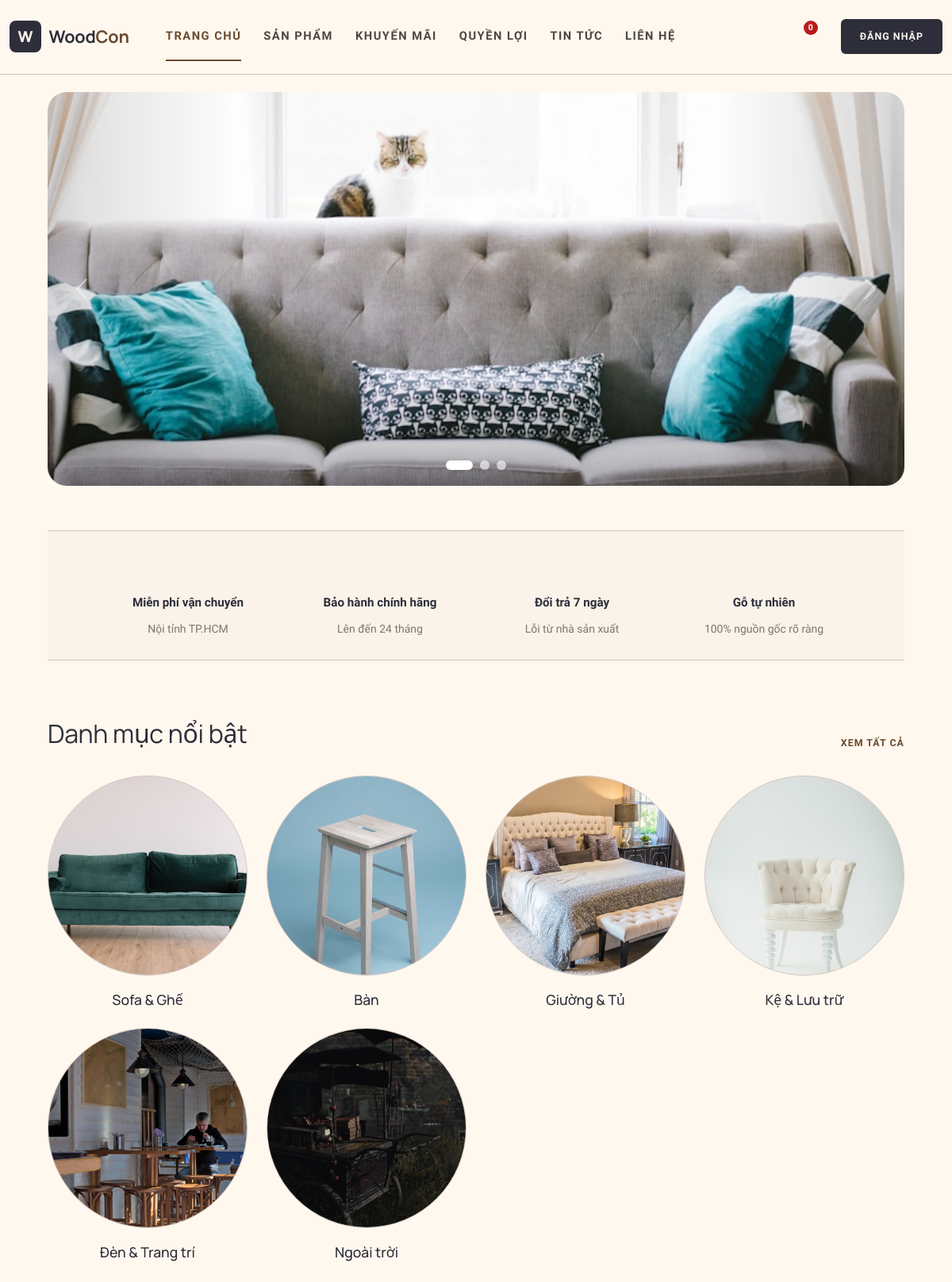
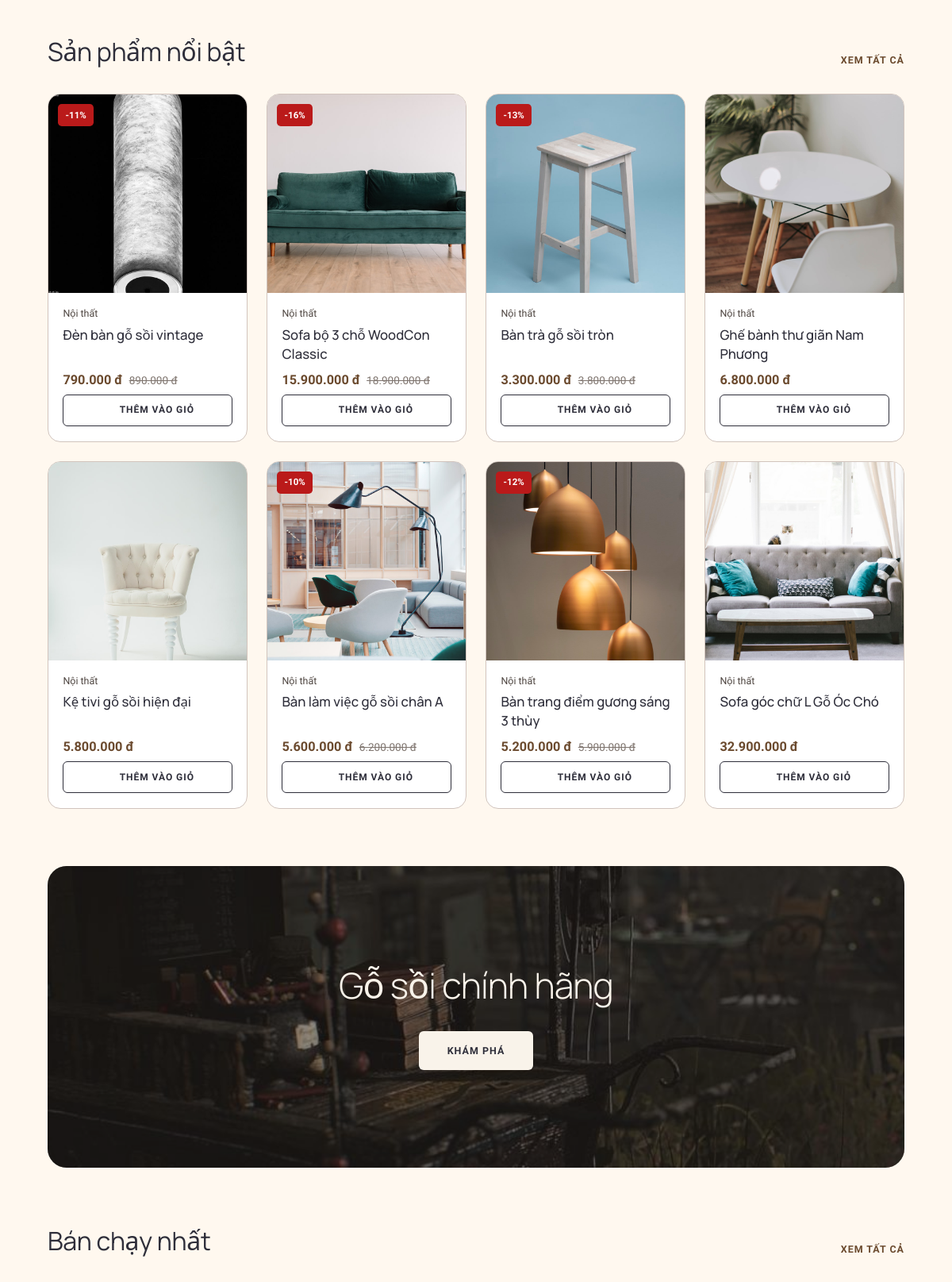
The page / (upper part) on the database its author committed (2 pictures, top to bottom).
### tables this page shows
CREATE TABLE `banners` (
  `id` int(10) UNSIGNED NOT NULL,
  `title` varchar(200) DEFAULT NULL,
  `position` enum('slider','banner','flash_sale') NOT NULL DEFAULT 'banner' COMMENT 'slider = slider chính, banner = banner trang trí, flash_sale = banner khuyến mãi',
  `image` varchar(255) NOT NULL,
  `link` varchar(255) DEFAULT NULL,
  `subtitle` varchar(255) DEFAULT NULL,
  `sort_order` int(11) NOT NULL DEFAULT 0,
  `interval_ms` int(10) UNSIGNED DEFAULT NULL COMMENT 'Tốc độ trượt (ms) - chỉ áp dụng cho position=slider',
  `status` tinyint(1) NOT NULL DEFAULT 1,
  `created_at` timestamp NULL DEFAULT current_timestamp()
);

CREATE TABLE `categories` (
  `id` int(10) UNSIGNED NOT NULL,
  `parent_id` int(10) UNSIGNED DEFAULT NULL,
  `name` varchar(150) NOT NULL,
  `slug` varchar(180) NOT NULL,
  `image` varchar(255) DEFAULT NULL,
  `description` text DEFAULT NULL,
  `sort_order` int(11) NOT NULL DEFAULT 0,
  `status` tinyint(1) NOT NULL DEFAULT 1,
  `ship_supports_type1` tinyint(1) NOT NULL DEFAULT 1,
  `ship_supports_type2` tinyint(1) NOT NULL DEFAULT 1,
  `install_fee` decimal(15,2) NOT NULL DEFAULT 0.00,
  `created_at` timestamp NULL DEFAULT current_timestamp(),
  `updated_at` timestamp NULL DEFAULT current_timestamp() ON UPDATE current_timestamp()
);

CREATE TABLE `products` (
  `id` int(10) UNSIGNED NOT NULL,
  `category_id` int(10) UNSIGNED NOT NULL,
  `brand_id` int(10) UNSIGNED DEFAULT NULL,
  `tax_rate_id` int(10) UNSIGNED DEFAULT NULL,
  `name` varchar(255) NOT NULL,
  `slug` varchar(190) NOT NULL,
  `sku` varchar(60) NOT NULL,
  `tu_khoa_tim_kiem` varchar(255) DEFAULT NULL COMMENT 'Chuẩn hoá không dấu để tìm kiếm tiếng Việt',
  `summary` varchar(500) DEFAULT NULL,
  `description` text DEFAULT NULL,
  `material` varchar(120) DEFAULT NULL COMMENT 'Chất liệu',
  `dimension` varchar(120) DEFAULT NULL COMMENT 'Kích thước tổng thể (cm)',
  `warranty_months` int(11) NOT NULL DEFAULT 12 COMMENT 'Số tháng bảo hành',
  `price` decimal(15,2) NOT NULL COMMENT 'Giá bán',
  `sale_price` decimal(15,2) DEFAULT NULL COMMENT 'Giá khuyến mãi',
  `cost` decimal(15,2) NOT NULL DEFAULT 0.00 COMMENT 'Giá vốn',
  `quantity` int(11) NOT NULL DEFAULT 0,
  `sold_count` int(11) NOT NULL DEFAULT 0,
  `weight_kg` decimal(6,2) NOT NULL DEFAULT 1.00,
  `dim_l` decimal(8,2) DEFAULT NULL COMMENT 'Dài cm (tính cước ship)',
  `dim_w` decimal(8,2) DEFAULT NULL COMMENT 'Rộng cm',
  `dim_h` decimal(8,2) DEFAULT NULL COMMENT 'Cao cm',
  `ship_supports_type1` tinyint(1) DEFAULT NULL COMMENT 'NULL theo danh mục, 1 có, 0 không',
  `ship_supports_type2` tinyint(1) DEFAULT NULL COMMENT 'NULL theo danh mục, 1 có, 0 không',
  `install_fee` decimal(15,2) NOT NULL DEFAULT 0.00 COMMENT 'Phí lắp đặt/sản phẩm',
  `cover_image` varchar(255) DEFAULT NULL,
  `video_url` varchar(255) DEFAULT NULL,
  `status` tinyint(1) NOT NULL DEFAULT 1,
  `is_featured` tinyint(1) NOT NULL DEFAULT 0,
  `is_new` tinyint(1) NOT NULL DEFAULT 0,
  `is_best_seller` tinyint(1) NOT NULL DEFAULT 0,
  `view_count` int(11) NOT NULL DEFAULT 0,
  `created_at` timestamp NULL DEFAULT current_timestamp(),
  `updated_at` timestamp NULL DEFAULT current_timestamp() ON UPDATE current_timestamp()
);

### controllers/BaseController.php (called while the page is built, shortened)
<?php
class BaseController
{
    protected function render(string $view, array $data = []): void
    {
        extract($data, EXTR_SKIP);
        require BASE_PATH . '/web/includes/header.php';
        require BASE_PATH . '/web/views/' . $view . '.php';
        require BASE_PATH . '/web/includes/footer.php';
        exit;
    }
}

### controllers/HomeController.php (called while the page is built, shortened)
<?php
class HomeController extends BaseController
{
    public function index(): void
    {
        $data = [
            'pageTitle'   => 'WoodCon - Nội thất gỗ cao cấp',
            'sliders'     => Banner::byPosition('slider'),
            'banners'     => Banner::byPosition('banner'),
            'flashSale'   => Banner::byPosition('flash_sale'),
            'featured'    => Product::featured(8),
            'bestSellers' => Product::bestSellers(8),
            'newest'      => Product::newest(8),
            'categories'  => Category::getTree(),
            'latestNews'  => News::latest(3),
        ];
        $this->render('home', $data);
    }
}

### config/db.php (called while the page is built, shortened)
<?php
class Database
{
    private static ?PDO $instance = null;
    public static function connect(): PDO
    {
        if (self::$instance === null) {
            $dsn = 'mysql:host=' . DB_HOST . ';dbname=' . DB_NAME . ';charset=utf8mb4';
            $options = [
                PDO::ATTR_ERRMODE            => PDO::ERRMODE_EXCEPTION,
                PDO::ATTR_DEFAULT_FETCH_MODE => PDO::FETCH_ASSOC,
                PDO::ATTR_EMULATE_PREPARES   => false,
                PDO::MYSQL_ATTR_INIT_COMMAND => "SET NAMES utf8mb4 COLLATE utf8mb4_unicode_ci, time_zone = '+07:00'",
            ];
            try {
                self::$instance = new PDO($dsn, DB_USER, DB_PASS, $options);
            } catch (PDOException $e) {
                http_response_code(500);
                die('Lỗi kết nối cơ sở dữ liệu. Vui lòng kiểm tra DB_* trong file .env và đã import file database/schema.sql.');
            }
        }
        return self::$instance;
    }
}

### models/Base.php (called while the page is built, shortened)
<?php
abstract class Base
{
    protected static string $table = '';
    protected static function db(): PDO
    {
        return Database::connect();
    }
    public static function where(
        string $condition,
        array $params = [],
        string $columns = '*',
        string $orderBy = 'id DESC',
        ?int $limit = null,
        ?int $offset = null
    ): array {
        $sql = "SELECT {$columns} FROM `" . static::$table . "` WHERE {$condition} ORDER BY {$orderBy}";
        if ($limit !== null) {
            $sql .= " LIMIT {$limit}";
        }
        $stmt = static::db()->prepare($sql);
        $stmt->execute($params);
        return $stmt->fetchAll();
    }
}

### models/Banner.php (called while the page is built, shortened)
<?php
class Banner extends Base
{
    public static function byPosition(string $position, int $limit = 8): array
    {
        return static::where(
            'position = ? AND status = 1',
            [$position],
            '*',
            'sort_order ASC, id ASC',
            $limit
        );
    }
}

### config/config.php (called while the page is built, shortened)
<?php
spl_autoload_register(function (string $class): void {
    $prefix = 'WoodCon\\';
    if (str_starts_with($class, $prefix)) {
        $name = str_replace($prefix, '', $class);
        if (str_starts_with($name, 'Controllers\\')) {
            $file = BASE_PATH . '/controllers/' . str_replace('\\', '/', substr($name, strlen('Controllers\\'))) . '.php';
        } else {
            $file = BASE_PATH . '/models/' . str_replace('\\', '/', $name) . '.php';
        }
    }
});
require_once __DIR__ . '/db.php';
require_once BASE_PATH . '/includes/functions.php';

### models/Category.php (called while the page is built, shortened)
<?php
class Category extends Base
{
    public static function getParents(): array
    {
        return static::where('parent_id IS NULL AND status = 1', [], '*', 'sort_order ASC, id ASC');
    }
    public static function getChildren(int $parentId): array
    {
        return static::where('parent_id = ? AND status = 1', [$parentId], '*', 'sort_order ASC, id ASC');
    }
    public static function getTree(): array
    {
        $tree = [];
        foreach (static::getParents() as $parent) {
            $parent['children'] = static::getChildren((int)$parent['id']);
            $tree[] = $parent;
        }
        return $tree;
    }
}

### models/Product.php (called while the page is built, shortened)
<?php
class Product extends Base
{
    public static function effectivePrice(array $product): float
    {
        if (!empty($product['sale_price']) && (float)$product['sale_price'] > 0 && (float)$product['sale_price'] < (float)$product['price']) {
            return (float)$product['sale_price'];
        }
        return (float)$product['price'];
    }
    public static function featured(int $limit = 8): array
    {
        return static::where('status = 1 AND is_featured = 1', [], '*', 'sold_count DESC, id DESC', $limit);
    }
}

### web/views/partials/product_card.php (the view, shortened to what this page needs)
<?php
$__price = \WoodCon\Product::effectivePrice($__p ?? $p);
$__old = ($__p['sale_price'] ?? 0) > 0 && $__p['sale_price'] < $__p['price'] ? (float)$__p['price'] : 0;
?>
<div class="col">
    <div class="app-product-card">
        <a class="media d-block" href="<?= BASE_URL ?>/san-pham/<?= e($__p['slug']) ?>" aria-label="<?= e($__p['name']) ?>">
            <?php if ($__old > 0): ?>
                <span class="sale-tag">-<?= (int)round((1 - $__price / $__old) * 100) ?>%</span>
            <?php endif; ?>
            <img loading="lazy" class="card-img" src="<?= e(image_url($__p['cover_image'] ?? '')) ?>" alt="<?= e($__p['name']) ?>">
        </a>
        <div class="card-body">
            <div class="card-cat"><?= e($__p['category_name'] ?? 'Nội thất') ?></div>
            <a class="d-block" href="<?= BASE_URL ?>/san-pham/<?= e($__p['slug']) ?>">
                <h3 class="card-title"><?= e($__p['name']) ?></h3>
            </a>
            <div class="d-flex align-items-baseline gap-2 mt-1">
                <span class="price"><?= format_money((int)$__price) ?></span>
                <?php if ($__old > 0): ?><span class="price-old"><?= format_money((int)$__old) ?></span><?php endif; ?>
            </div>
            <button type="button" class="btn-quick" data-quick-add="<?= (int)$__p['id'] ?>">
                <?= icon('ms-add_shopping_cart', 'me-1', 'style="font-size:16px;vertical-align:-3px"') ?>
                Thêm vào giỏ
            </button>
        </div>
    </div>
</div>

### includes/functions.php (shortened to what this page needs)
<?php
require_once __DIR__ . '/../config/config.php';
require_once __DIR__ . '/../config/db.php';
function e(?string $value): string
{
    return htmlspecialchars((string)($value ?? ''), ENT_QUOTES, 'UTF-8');
}
function format_money(int|float|null $amount): string
{
    return number_format((float)($amount ?? 0), 0, ',', '.') . ' đ';
}
function image_url(?string $path): string
{
    $path = trim((string)$path);
    $p = ltrim($path, '/');
    if (str_starts_with($p, 'assets/') || str_starts_with($p, 'uploads/')) {
        return BASE_URL . '/' . $p;
    }
    return BASE_URL . '/uploads/' . $p;
}
function icon(string $name, string $class = '', string $attrs = ''): string
{
    $id = preg_replace('/[^a-zA-Z0-9_-]/', '-', $name);
    $svgClass = trim('icon ' . $class);
    return '<svg class="' . e($svgClass) . '" aria-hidden="true"'
        . ($attrs !== '' ? ' ' . $attrs : '')
        . '><use href="' . BASE_URL . '/assets/icons/sprite.svg#' . $id . '"></use></svg>';
}

### web/views/home.php (shortened to what this page needs)
<div class="app-container">
    <?php if (!empty($sliders)):
        $__heroInterval = 6000;
    ?>
        <section class="app-hero carousel slide" id="heroSlider" data-bs-ride="carousel" data-bs-interval="<?= $__heroInterval ?>">
            <div class="carousel-inner">
                <?php foreach ($sliders as $__i => $__s): ?>
                    <div class="carousel-item <?= $__i === 0 ? 'active' : '' ?>">
                        <a href="<?= BASE_URL ?>/<?= e($__s['link'] ?? '') ?>" class="hero-slide" aria-label="<?= e($__s['title']) ?>" title="<?= e($__s['title']) ?>">
                            <img src="<?= e(image_url($__s['image'] ?? '')) ?>" alt="" loading="eager">
                        </a>
                    </div>
                <?php endforeach; ?>
            </div>
            <?php if (count($sliders) > 1): ?>
                <div class="carousel-indicators">
                    <?php foreach ($sliders as $__i => $__s): ?>
                        <button type="button" data-bs-target="#heroSlider" data-bs-slide-to="<?= $__i ?>" <?= $__i === 0 ? 'class="active" aria-current="true"' : '' ?> aria-label="Slide :n"></button>
                    <?php endforeach; ?>
                </div>
                <button class="carousel-control-prev" type="button" data-bs-target="#heroSlider" data-bs-slide="prev"><span class="carousel-control-prev-icon"></span></button>
                <button class="carousel-control-next" type="button" data-bs-target="#heroSlider" data-bs-slide="next"><span class="carousel-control-next-icon"></span></button>
            <?php endif; ?>
        </section>
    <?php endif; ?>
    <section class="app-features">
        <div class="app-container">
            <div class="row text-center g-2">
                <div class="col-6 col-md-3"><div class="feat"><?= icon('ms-local_shipping') ?><b>Miễn phí vận chuyển</b><small>Nội tỉnh TP.HCM</small></div></div>
                <div class="col-6 col-md-3"><div class="feat"><?= icon('ms-verified') ?><b>Bảo hành chính hãng</b><small>Lên đến 24 tháng</small></div></div>
                <div class="col-6 col-md-3"><div class="feat"><?= icon('ms-published_with_changes') ?><b>Đổi trả 7 ngày</b><small>Lỗi từ nhà sản xuất</small></div></div>
                <div class="col-6 col-md-3"><div class="feat"><?= icon('ms-forest') ?><b>Gỗ tự nhiên</b><small>100% nguồn gốc rõ ràng</small></div></div>
            </div>
        </div>
    </section>
    <section class="app-section">
        <div class="app-section-head">
            <h2 class="app-section-title">Danh mục nổi bật</h2>
            <a class="app-section-link" href="<?= BASE_URL ?>/tim-kiem">Xem tất cả</a>
        </div>
        <div class="row row-cols-2 row-cols-md-4 g-4">
            <?php foreach (array_slice($categories, 0, 8) as $__c): ?>
                <div class="col">
                    <a class="app-cat-tile" href="<?= BASE_URL ?>/danh-muc/<?= e($__c['slug']) ?>">
                        <div class="media">
                            <img loading="lazy" src="<?= e(image_url($__c['image'] ?? '')) ?>" alt="<?= e($__c['name']) ?>">
                        </div>
                        <h3><?= e($__c['name']) ?></h3>
                    </a>
                </div>
            <?php endforeach; ?>
        </div>
    </section>
    <?php if (!empty($featured)): ?>
        <section class="app-section pt-0">
            <div class="app-section-head">
                <h2 class="app-section-title">Sản phẩm nổi bật</h2>
                <a class="app-section-link" href="<?= BASE_URL ?>/tim-kiem?sort=best">Xem tất cả</a>
            </div>
            <div class="row row-cols-2 row-cols-md-3 row-cols-lg-4 g-4">
                <?php foreach ($featured as $__p): ?><?php require BASE_PATH . '/web/views/partials/product_card.php'; ?><?php endforeach; ?>
            </div>
        </section>
    <?php endif; ?>
    <?php if (!empty($banners)): $__mb = $banners[0]; ?>
        <section class="app-section pt-0">
            <a href="<?= BASE_URL ?>/<?= e($__mb['link']) ?>" class="app-banner-mid d-block">
                <img class="bg" src="<?= e(image_url($__mb['image'] ?? '')) ?>" alt="<?= e($__mb['title']) ?>">
                <div class="tint"></div>
                <div class="content">
                    <h2><?= e($__mb['title']) ?></h2>
                    <span class="btn-mid">Khám phá</span>
                </div>
            </a>
        </section>
    <?php endif; ?>
    <?php if (!empty($bestSellers)): ?>
        <section class="app-section pt-0">
            <div class="app-section-head">
                <h2 class="app-section-title">Bán chạy nhất</h2>
                <a class="app-section-link" href="<?= BASE_URL ?>/tim-kiem?sort=best">Xem tất cả</a>
            </div>
            <div class="row row-cols-2 row-cols-md-3 row-cols-lg-4 g-4">
                <?php foreach ($bestSellers as $__p): ?><?php require BASE_PATH . '/web/views/partials/product_card.php'; ?><?php endforeach; ?>
            </div>
        </section>
    <?php endif; ?>
    <?php if (!empty($newest)): ?>
                <?php foreach ($newest as $__p): ?><?php require BASE_PATH . '/web/views/partials/product_card.php'; ?><?php endforeach; ?>
    <?php endif; ?>
</div>

### rows shown on the page
banners: image (picture)
categories: image (picture), name "Sofa & Ghế"
categories: image (picture), name "Bàn"
categories: image (picture), name "Giường & Tủ"
categories: image (picture), name "Kệ & Lưu trữ"
categories: image (picture), name "Đèn & Trang trí"
categories: image (picture), name "Ngoài trời"
products: (1 - $__price / $__old) * 100 "11", cover_image (picture), category_name "Nội thất", name "Đèn bàn gỗ sồi vintage", sale_price "790.000 đ", format_money((int)$__old) "890.000 đ"
products: (1 - $__price / $__old) * 100 "16", cover_image (picture), category_name "Nội thất", name "Sofa bộ 3 chỗ WoodCon Classic", sale_price "15.900.000 đ", format_money((int)$__old) "18.900.000 đ"
products: (1 - $__price / $__old) * 100 "13", cover_image (picture), category_name "Nội thất", name "Bàn trà gỗ sồi tròn", sale_price "3.300.000 đ", format_money((int)$__old) "3.800.000 đ"
products: cover_image (picture), category_name "Nội thất", name "Ghế bành thư giãn Nam Phương", price "6.800.000 đ"
products: cover_image (picture), category_name "Nội thất", name "Kệ tivi gỗ sồi hiện đại", price "5.800.000 đ"
products: (1 - $__price / $__old) * 100 "10", cover_image (picture), category_name "Nội thất", name "Bàn làm việc gỗ sồi chân A", sale_price "5.600.000 đ", format_money((int)$__old) "6.200.000 đ"
products: (1 - $__price / $__old) * 100 "12", cover_image (picture), category_name "Nội thất", name "Bàn trang điểm gương sáng 3 thùy", sale_price "5.200.000 đ", format_money((int)$__old) "5.900.000 đ"
products: cover_image (picture), category_name "Nội thất", name "Sofa góc chữ L Gỗ Óc Chó", price "32.900.000 đ"
banners: image (picture), title "Gỗ sồi chính hãng"

### other values the page prints
$__cartCount "0"
